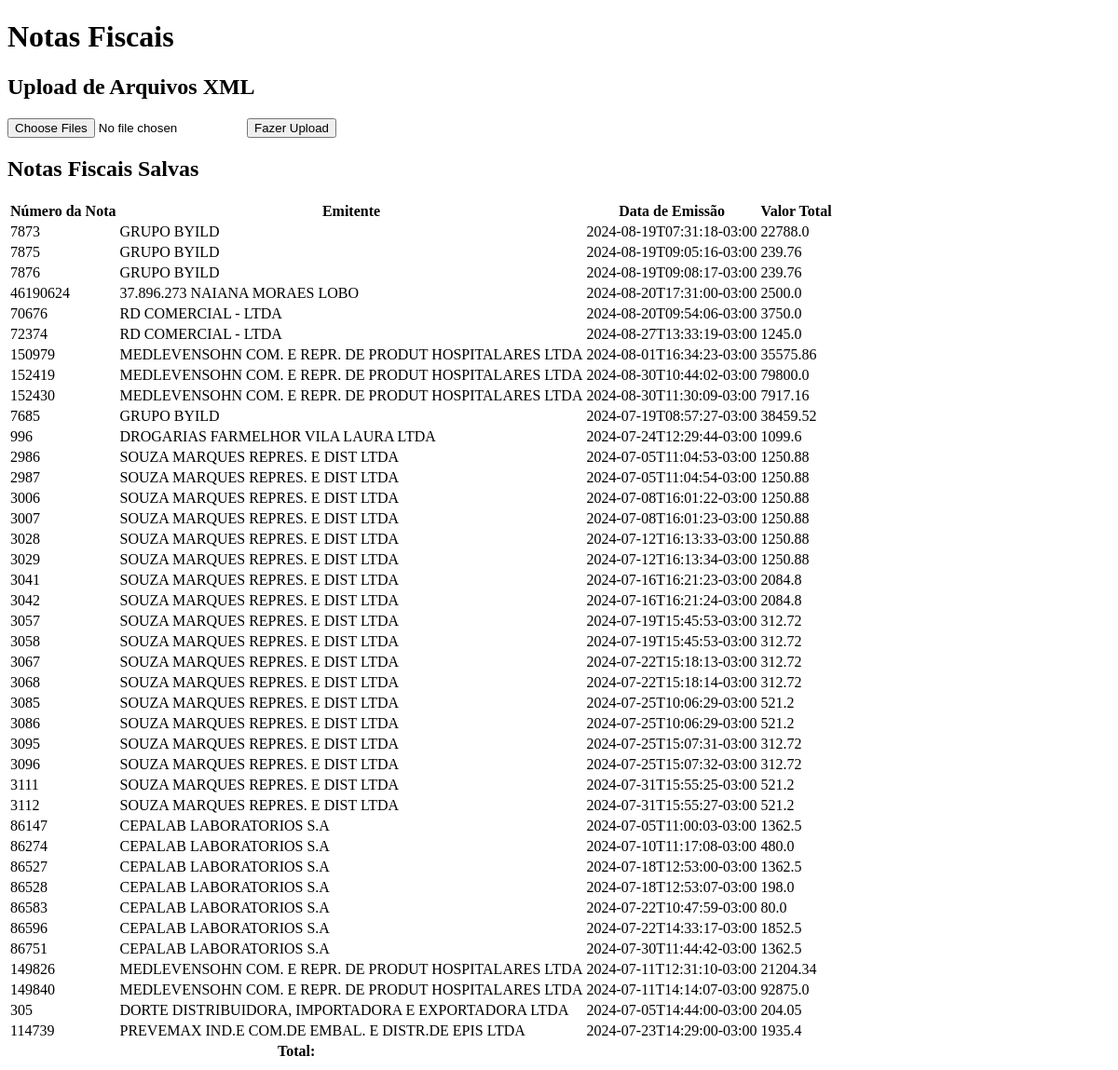
Before: / with the older database file.
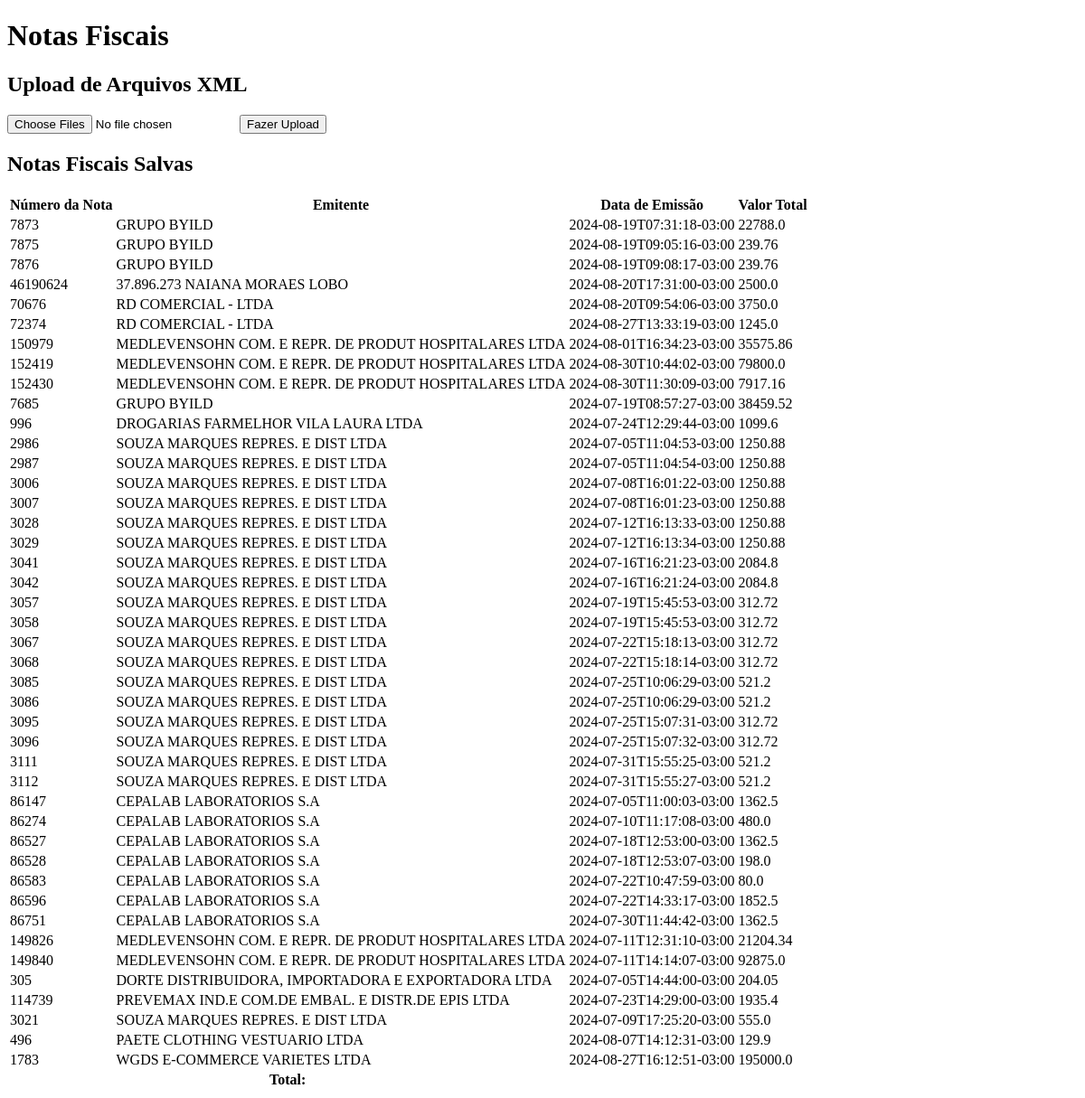
After: the same page with the newer database file.
### models.py (models this page shows)
class NFe(Model):
    n_nota = CharField()
    data_emit = CharField()
    valor_total = FloatField()
    emitente = ForeignKeyField(Emitente)
    class Meta:
        database = db

class Emitente(Model):
    emit_cnpj = CharField()
    emit_nome = CharField()
    emit_ie = CharField()
    class Meta:
        database = db

### app.py (the view)
@app.route('/')
def index():
    nfes = NFe.select(NFe, Emitente).join(Emitente)
    return render_template('index.html', nfes=nfes)

### templates/index.html
{% extends "base.html" %} {% block content %}
<div class="container">
    <h1>Notas Fiscais</h1>
    <h2>Upload de Arquivos XML</h2>
    <form action="/upload" method="POST" enctype="multipart/form-data">
        <input type="file" name="xml_files" multiple />
        <button type="submit">Fazer Upload</button>
    </form>
</div>
<div class="container">
    <h2>Notas Fiscais Salvas</h2>
    <table id="nfeTable" class="display">
        <thead>
            <tr>
                <th>Número da Nota</th>
                <th>Emitente</th>
                <th>Data de Emissão</th>
                <th>Valor Total</th>
            </tr>
        </thead>
        <tbody>
            {% for nfe in nfes %}
            <tr>
                <td>{{ nfe.n_nota }}</td>
                <td>{{ nfe.emitente.emit_nome }}</td>
                <td>{{ nfe.data_emit }}</td>
                <td>{{ nfe.valor_total}}</td>
            </tr>
            {% endfor %}
        </tbody>
        <tfoot>
            <tr>
                <th colspan="2">Total:</th>
                <th id="total_value"></th>
            </tr>
        </tfoot>
    </table>
</div>
{% endblock %}

### templates/base.html (shortened to what this page needs)
<!DOCTYPE html>
<html lang="pt-br">
    <head>
        <link
            rel="stylesheet"
            href="https://cdn.datatables.net/1.13.4/css/jquery.dataTables.min.css"
        />
    </head>
    <body>
        <div id="content">{% block content %} {% endblock %}</div>
    </body>
</html>

Changed rows visible on the page:
added NFe: n_nota "3021", emitente.emit_nome "SOUZA MARQUES REPRES. E DIST LTDA", data_emit "2024-07-09T17:25:20-03:00", valor_total "555.0"
added NFe: n_nota "496", emitente.emit_nome "PAETE CLOTHING VESTUARIO LTDA", data_emit "2024-08-07T14:12:31-03:00", valor_total "129.9"
added NFe: n_nota "1783", emitente.emit_nome "WGDS E-COMMERCE VARIETES LTDA", data_emit "2024-08-27T16:12:51-03:00", valor_total "195000.0"
